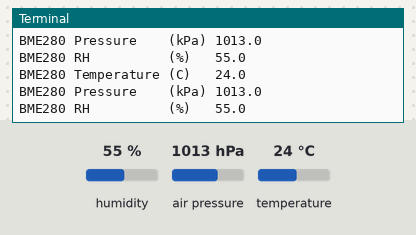
Bench run of a program on a simulated Raspberry Pi (BCM pin numbers). Shown: the last lines printed to the terminal. The test bench sets the inputs (shaded band); at power-on: humidity 55 %, air pressure 1013 hPa, temperature 24 °C.

Above: at 1.2 s.
1.3 s: humidity set to 22 %
At 2.3 s:
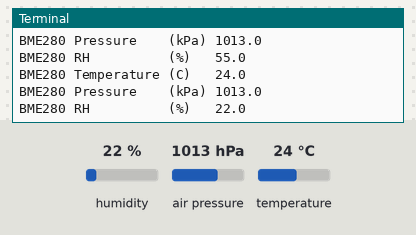
2.8 s: air pressure set to 952 hPa
At 3.8 s:
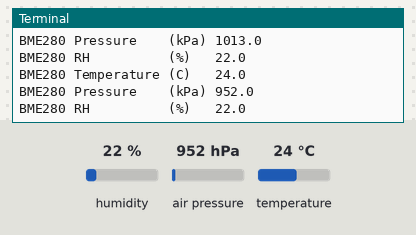
4.3 s: temperature set to 12 °C
At 5.8 s:
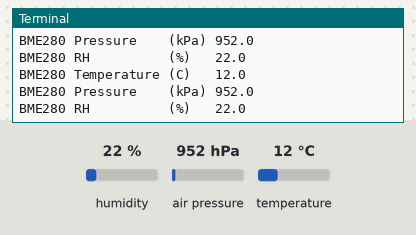

The program:

testBME280.py
```python
import time
from Adafruit_BME280 import *

bme280 = BME280(t_mode=BME280_OSAMPLE_8, p_mode=BME280_OSAMPLE_8, h_mode=BME280_OSAMPLE_8)
print('    BMP280 connected!')

while True:
    print('BME280 Temperature (C)  ', bme280.read_temperature())
    print('BME280 Pressure    (kPa)', bme280.read_pressure()/100.)
    print('BME280 RH          (%)  ', bme280.read_humidity())
    time.sleep(1)
```

Measured:
- after the input at 1.3 s, the terminal: prints a new line after 0.72 s (image 1)
- after the input at 2.8 s, the terminal: prints a new line after 0.22 s (image 2)
- after the input at 4.3 s, the terminal: prints a new line after 0.73 s (image 3)
